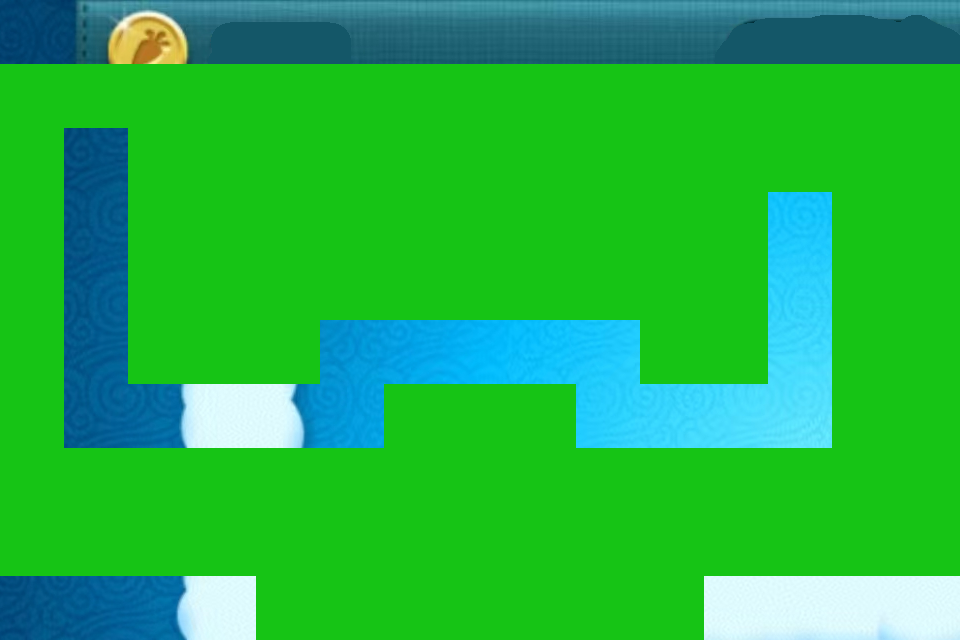

A level layout from a 2D game, rendered from its tile map. Below: a short description, then the map file with tile-grid data replaced by summaries:
An orthogonal 15x10 tile map with 64x64 px tiles, 2 tile layers (map, plantable), 2 tilesets.

<map version="1.10" tiledversion="1.11.0" orientation="orthogonal" renderorder="right-down" width="15" height="10" tilewidth="64" tileheight="64" infinite="0" nextlayerid="3" nextobjectid="1">
 <tileset firstgid="1" name="map" tilewidth="64" tileheight="64" tilecount="150" columns="15">
  <image source="map1.png" width="960" height="640" />
 </tileset>
 <tileset firstgid="151" name="plantable" tilewidth="64" tileheight="64" tilecount="4235" columns="77">
  <image source="plantable.png" width="4961" height="3543" />
 </tileset>
 <layer id="1" name="map" width="15" height="10">
  <data>[150 cells, 150 non-empty, 150 distinct tile ids]</data>
 </layer>
 <layer id="2" name="plantable" width="15" height="10">
  <data>[150 cells, 106 non-empty, 1 distinct tile ids]</data>
 </layer>
</map>